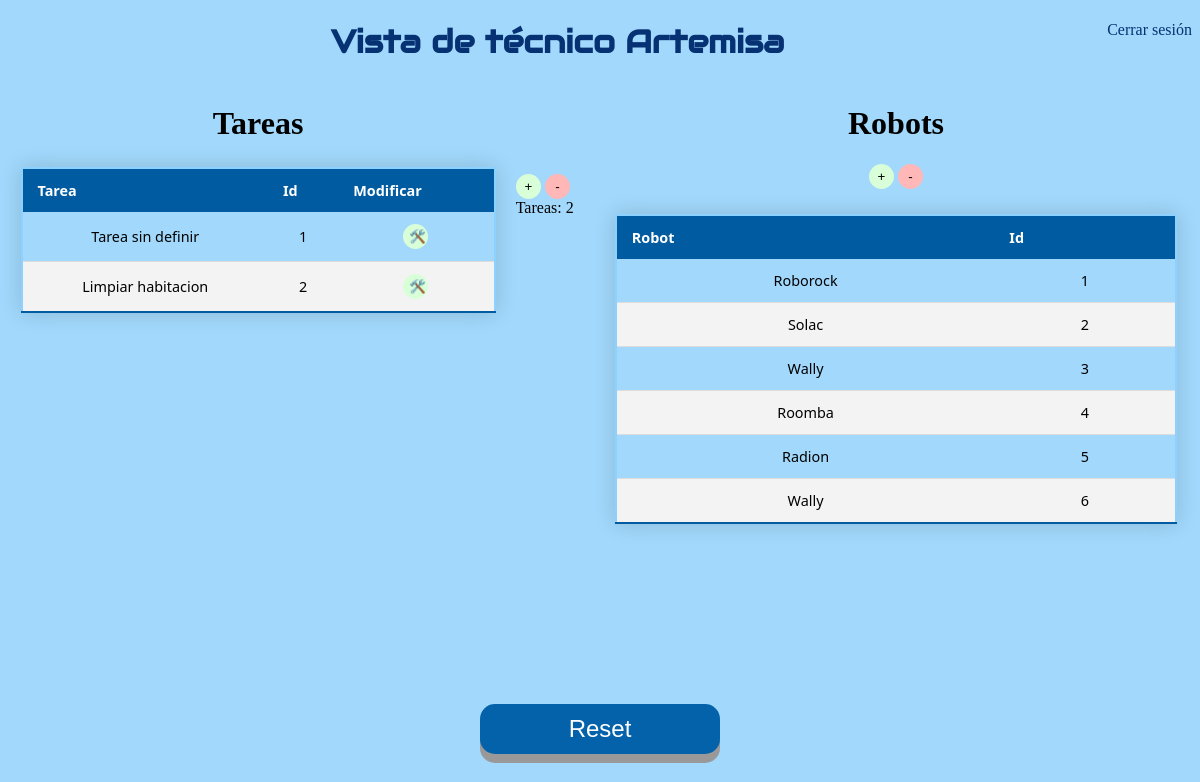
The app's page /Interfaz_tecnico.html, older data.
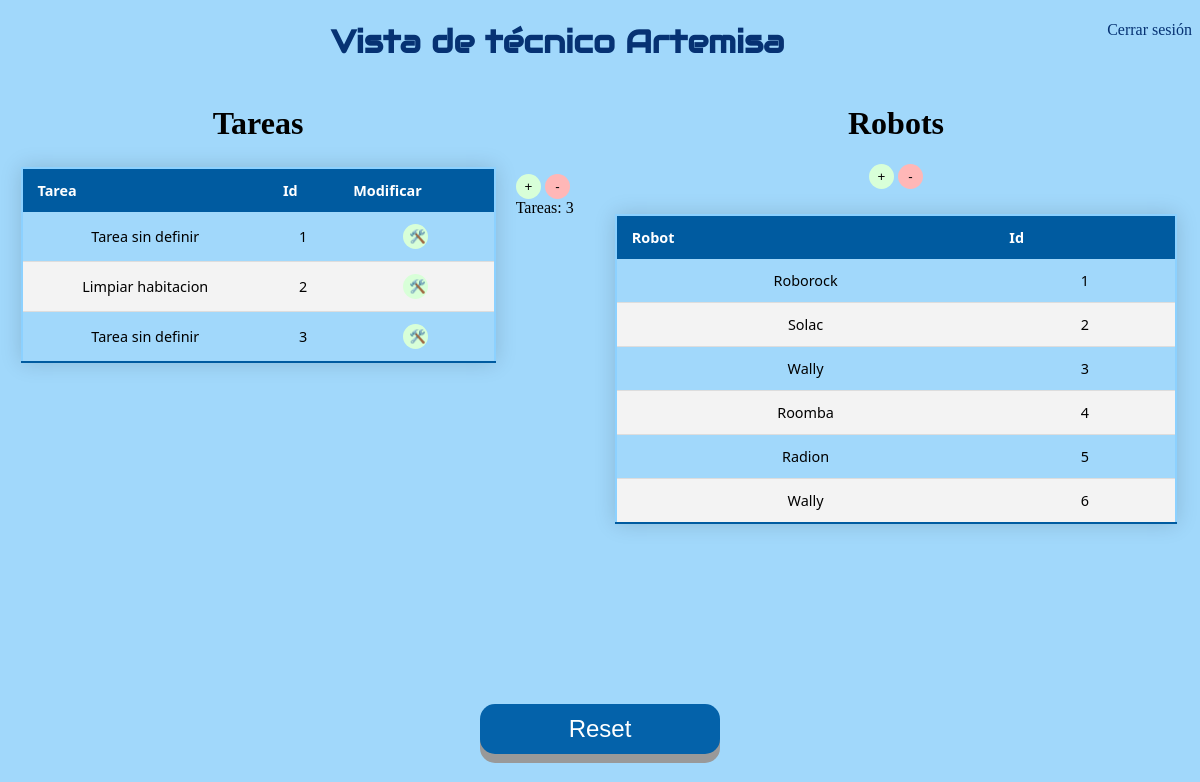
The same page, newer data.
### app.py (models this page shows)
class Todo(db.Model): #Tabla para tareas creadas
    id = db.Column(db.Integer, primary_key=True)
    content = db.Column(db.String(200), nullable=False)
    priority = db.Column(db.String(200))        # prioridad
    descripcion = db.Column(db.String(200))             # Descripcion
    atributos = db.Column(db.String(800))               # Atributos

class Robo(db.Model):
    id = db.Column(db.Integer, primary_key=True)
    nombre = db.Column(db.String(200), nullable=False)

### app.py (the view)
@app.route('/Interfaz_tecnico.html', methods=['POST','GET'])     # Redireccion a Tecnico
def tecnico():
    tasks = Todo.query.order_by(Todo.id).all() # Este método nos devuelve todos los elementos de la tabla de la base de datos
    rob = Robo.query.order_by(Robo.id).all()
    return render_template('Interfaz_tecnico.html', tasks=tasks, rob=rob) # Presentar las tareas

### templates/Interfaz_tecnico.html (shortened to what this page needs)
{% extends 'base.html' %}
{% block head %}
</head>
{% endblock %}
{% block body %}
<a style="float:right" href="index.html">Cerrar sesión</a>
  <h1 class="principal" style="text-align:center"> Vista de técnico Artemisa</h1>
<div class="inline-div-izquierda">
  <h1 class="Copper">Tareas</h1>
  <center>
    <table>
      <thead>
        <tr>
            <th> Tarea</th>
            <th> Id </th>
            <th> Modificar </th>
        </tr>
      </thead>
      {% for task in tasks %}
        {% if task.id!=1 %}
          <tr>
            <td> {{ task.content }}</td>
            <td> {{ task.id - 1 }} </td>
            <td> <button type="button" class="button3" onClick="window.location.href='/update/{{ task.id }}';">🛠️</button> </td>
          </tr>
        {% endif %}
      {% endfor %}
      </table>
  </center>
</div>
<div class="inline-div-izquierda2">
  <br> <br> <br> <br> <br>
  <button type="button" class="button3" onClick="window.location.href='/new_update/{{ tasks[-1].id }}';">+</button>
  <button type="button" class="button4" onClick="window.location.href='/delete';">-</button>
 <br> &nbsp;
  Tareas:
  <a id="clicks">{{ tasks[-1].id -1 }}</a> <br>
</div>
<center>
  <div class="inline-div-derecha">
    <h1 class="Copper"> Robots</h1>
    <button type="button" class="button3" onClick="window.location.href='/nuevo_robot';">+</button>
    <button type="button" class="button4" onClick="window.location.href='/delete_robot';">-</button>
    <br>
    <table>
      <thead>
        <tr>
            <th> Robot</th>
            <th> Id </th>
        </tr>
      </thead>
      {% for robot in rob %}
      {% if robot.id!=1 %}
          <tr>
            <td> {{ robot.nombre }}</td>
            <td> {{ robot.id - 1 }} </td>
          </tr>
        {% endif %}
      {% endfor %}
      </table>
  </div>
  <br>
  <br>
</center>
<br> <br> <br> <br> <br> <br> <br> <br> <br> <br> <br> <br> <br> <br> <br> <br> <br> <br> <br> <br> <br>
<center>
  <button id="boton2" class="button2" onclick="window.location.href='/reset';">Reset</button>
</center>
  {% endblock %}

Row changes from the older to the newer data that the page shows:
added Todo: content "Tarea sin definir", id "3"
Text that changed along with them:
{{ tasks[-1].id -1 }}: "2" → "3"
